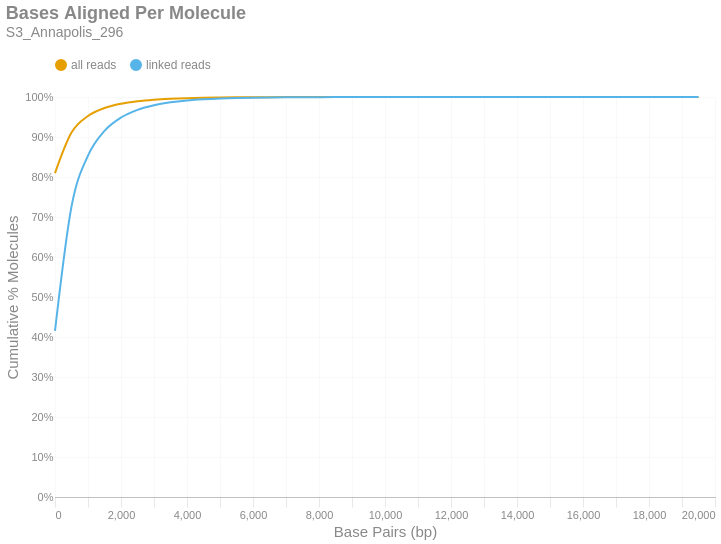

Notebook source saved alongside this figure:
### Markdown cell above
### Bases Aligned Per Molecule
This is a cumulative frequency distribution showing the number of base pairs aligned per unique molecule. These data are shown in 500 bp bins. There are two distributions: one with `all reads` (yellow) and another with only `linked reads` (blue). The percent of molecules in the `linked reads` distribution is relative to the total number of linked molecules.

### Code cell
if SKIPLR:
    print_html(f"Skipped")
else:
    binned_df = consolidated_hist(valids['aligned_bp'], mask, 500, True)
    with SafeRender(binned_df):
        (
            density_plot(binned_df, 'Bases Aligned Per Molecule', samplename, 'basesper')
            .encode(
                x=alt.X('bin:Q', title="Base Pairs (bp)").axis(tickMinStep=500).scale(padding=0),
                y=alt.Y('value:Q', title='Cumulative % Molecules')
                    .axis(format='%')
                    .scale(domain = [0,1])
                    .stack(False),
                color=alt.Color("key:N").scale(domain = ["all reads", "linked reads"]),
                tooltip = [
                    alt.Tooltip("key:N", title = "Data Type"),
                    alt.Tooltip("range_label:N", title="Bases Aligned Per Molecule"),
                    alt.Tooltip("value:Q", format = ".2%", title="% Molecules (Cum.)")
                ]
            )
        ).display()

### Figure 1 — Vega-Lite specification as saved in the notebook (floating-point values rounded to 4 significant figures)
{"width": "container", "height": 400, "config": {"title": {"anchor": "start", "dy": -15, "fontSize": 18, "color": "#888888", "subtitleColor": "#888888", "subtitleFontSize": 14}, "arc": {"fill": "#0072B2"}, "axis": {"domainColor": "#888888", "domainWidth": 0.5, "gridWidth": 0.2, "grid": false, "titleFontWeight": 400, "titleFontSize": 15, "labelFontSize": 11, "labelColor": "#888888", "tickColor": "#888888", "tickWidth": 0.2, "titleColor": "#888888"}, "axisBand": {"grid": false}, "axisX": {"grid": true, "tickSize": 10, "domainCap": "round"}, "axisY": {"domain": false, "grid": true, "tickSize": 0, "domainCap": "round"}, "background": "transparent", "header": {"labelFontSize": 15, "labelColor": "#888888", "titleFontSize": 15, "titleFontWeight": 600, "titleColor": "#888888"}, "legend": {"labelFont": "sans-serif", "labelFontSize": 12, "labelColor": "#888888", "symbolSize": 100, "symbolType": "circle", "titleFontSize": 12, "titlePadding": 10, "titleColor": "#888888", "title": null, "orient": "top"}, "range": {"category": ["#E69F00", "#56B4E9", "#009E73", "#F0E442", "#0072B2", "#D55E00", "#CC79A7", "#000000"], "diverging": ["#cfe8f3", "#a2d4ec", "#73bfe2", "#46abdb", "#1696d2", "#12719e"]}, "area": {"fill": "#0072B2", "fillOpacity": 0.7, "line": true, "strokeOpacity": 0.7}, "line": {"color": "#0072B2", "stroke": "#0072B2", "strokeWidth": 2}, "trail": {"color": "#0072B2", "stroke": "#0072B2", "strokeWidth": 0, "size": 1}, "point": {"filled": true, "fillOpacity": 1.0, "size": 95}, "text": {"color": "#888888", "fontSize": 11, "align": "right", "fontWeight": 400, "size": 11}, "bar": {"fill": "#0072B2", "stroke": null}, "view": {"stroke": null, "continuousWidth": 660, "continuousHeight": 400}}, "data": {"name": "data-a77370ab02fd8aa359eb379bc471b524"}, "mark": {"type": "line", "interpolate": "monotone", "point": {"opacity": 0, "size": 275}}, "encoding": {"color": {"field": "key", "scale": {"domain": ["all reads", "linked reads"]}, "type": "nominal"}, "tooltip": [{"field": "key", "title": "Data Type", "type": "nominal"}, {"field": "range_label", "title": "Bases Aligned Per Molecule", "type": "nominal"}, {"field": "value", "format": ".2%", "title": "% Molecules (Cum.)", "type": "quantitative"}], "x": {"axis": {"tickMinStep": 500}, "field": "bin", "scale": {"padding": 0}, "title": "Base Pairs (bp)", "type": "quantitative"}, "y": {"axis": {"format": "%"}, "field": "value", "scale": {"domain": [0, 1]}, "stack": false, "title": "Cumulative % Molecules", "type": "quantitative"}}, "params": [{"name": "param_c36ac31b6afebe62", "select": {"type": "point", "fields": ["key"]}, "bind": "legend"}], "title": {"text": "Bases Aligned Per Molecule", "subtitle": "S3_Annapolis_296"}, "transform": [{"fold": ["all reads (cumsum)", "linked reads (cumsum)"]}, {"calculate": "replace(datum.key, ' (cumsum)', '')", "as": "key"}, {"filter": {"param": "param_c36ac31b6afebe62"}}], "usermeta": {"embedOptions": {"downloadFileName": "S3_Annapolis_296.basesper"}}, "$schema": "https://vega.github.io/schema/vega-lite/v6.1.0.json", "datasets": {"data-a77370ab02fd8aa359eb379bc471b524": [{"bin": "0.0", "interval": "0.0-500.0", "all reads": 0.8098, "linked reads": 0.4152, "all reads (cumsum)": 0.8098, "linked reads (cumsum)": 0.4152, "range_label": "0-499"}, {"bin": "500.0", "interval": "500.0-1000.0", "all reads": 0.1012, "linked reads": 0.3108, "all reads (cumsum)": 0.911, "linked reads (cumsum)": 0.726, "range_label": "500-999"}, {"bin": "1000.0", "interval": "1000.0-1500.0", "all reads": 0.04148, "linked reads": 0.1277, "all reads (cumsum)": 0.9525, "linked reads (cumsum)": 0.8537, "range_label": "1000-1499"}, {"bin": "1500.0", "interval": "1500.0-2000.0", "all reads": 0.02008, "linked reads": 0.06181, "all reads (cumsum)": 0.9726, "linked reads (cumsum)": 0.9155, "range_label": "1500-1999"}, {"bin": "2000.0", "interval": "2000.0-2500.0", "all reads": 0.0108, "linked reads": 0.03326, "all reads (cumsum)": 0.9834, "linked reads (cumsum)": 0.9488, "range_label": "2000-2499"}, {"bin": "2500.0", "interval": "2500.0-3000.0", "all reads": 0.006212, "linked reads": 0.01913, "all reads (cumsum)": 0.9896, "linked reads (cumsum)": 0.9679, "range_label": "2500-2999"}, {"bin": "3000.0", "interval": "3000.0-3500.0", "all reads": 0.00378, "linked reads": 0.01164, "all reads (cumsum)": 0.9933, "linked reads (cumsum)": 0.9795, "range_label": "3000-3499"}, {"bin": "3500.0", "interval": "3500.0-4000.0", "all reads": 0.00235, "linked reads": 0.007237, "all reads (cumsum)": 0.9957, "linked reads (cumsum)": 0.9868, "range_label": "3500-3999"}, {"bin": "4000.0", "interval": "4000.0-4500.0", "all reads": 0.001485, "linked reads": 0.004571, "all reads (cumsum)": 0.9972, "linked reads (cumsum)": 0.9913, "range_label": "4000-4499"}, {"bin": "4500.0", "interval": "4500.0-5000.0", "all reads": 0.000923, "linked reads": 0.002842, "all reads (cumsum)": 0.9981, "linked reads (cumsum)": 0.9942, "range_label": "4500-4999"}, {"bin": "5000.0", "interval": "5000.0-5500.0", "all reads": 0.0006319, "linked reads": 0.001946, "all reads (cumsum)": 0.9987, "linked reads (cumsum)": 0.9961, "range_label": "5000-5499"}, {"bin": "5500.0", "interval": "5500.0-6000.0", "all reads": 0.0004125, "linked reads": 0.00127, "all reads (cumsum)": 0.9992, "linked reads (cumsum)": 0.9974, "range_label": "5500-5999"}, {"bin": "6000.0", "interval": "6000.0-6500.0", "all reads": 0.000278, "linked reads": 0.0008561, "all reads (cumsum)": 0.9994, "linked reads (cumsum)": 0.9982, "range_label": "6000-6499"}, {"bin": "6500.0", "interval": "6500.0-7000.0", "all reads": 0.000176, "linked reads": 0.0005419, "all reads (cumsum)": 0.9996, "linked reads (cumsum)": 0.9988, "range_label": "6500-6999"}, {"bin": "7000.0", "interval": "7000.0-7500.0", "all reads": 0.000121, "linked reads": 0.0003725, "all reads (cumsum)": 0.9997, "linked reads (cumsum)": 0.9992, "range_label": "7000-7499"}, {"bin": "7500.0", "interval": "7500.0-8000.0", "all reads": 9.037e-05, "linked reads": 0.0002783, "all reads (cumsum)": 0.9998, "linked reads (cumsum)": 0.9994, "range_label": "7500-7999"}, {"bin": "8000.0", "interval": "8000.0-8500.0", "all reads": 5.029e-05, "linked reads": 0.0001548, "all reads (cumsum)": 0.9999, "linked reads (cumsum)": 0.9996, "range_label": "8000-8499"}, {"bin": "8500.0", "interval": "8500.0-9000.0", "all reads": 4.555e-05, "linked reads": 0.0001402, "all reads (cumsum)": 0.9999, "linked reads (cumsum)": 0.9997, "range_label": "8500-8999"}, {"bin": "9000.0", "interval": "9000.0-9500.0", "all reads": 2.697e-05, "linked reads": 8.303e-05, "all reads (cumsum)": 0.9999, "linked reads (cumsum)": 0.9998, "range_label": "9000-9499"}, {"bin": "9500.0", "interval": "9500.0-10000.0", "all reads": 2.442e-05, "linked reads": 7.517e-05, "all reads (cumsum)": 1.0, "linked reads (cumsum)": 0.9999, "range_label": "9500-9999"}, {"bin": "10000.0", "interval": "10000.0-10500.0", "all reads": 9.11e-06, "linked reads": 2.805e-05, "all reads (cumsum)": 1.0, "linked reads (cumsum)": 0.9999, "range_label": "10000-10499"}, {"bin": "10500.0", "interval": "10500.0-11000.0", "all reads": 9.839e-06, "linked reads": 3.029e-05, "all reads (cumsum)": 1.0, "linked reads (cumsum)": 0.9999, "range_label": "10500-10999"}, {"bin": "11000.0", "interval": "11000.0-11500.0", "all reads": 6.559e-06, "linked reads": 2.02e-05, "all reads (cumsum)": 1.0, "linked reads (cumsum)": 1.0, "range_label": "11000-11499"}, {"bin": "11500.0", "interval": "11500.0-12000.0", "all reads": 2.186e-06, "linked reads": 6.732e-06, "all reads (cumsum)": 1.0, "linked reads (cumsum)": 1.0, "range_label": "11500-11999"}, {"bin": "12000.0", "interval": "12000.0-12500.0", "all reads": 2.186e-06, "linked reads": 6.732e-06, "all reads (cumsum)": 1.0, "linked reads (cumsum)": 1.0, "range_label": "12000-12499"}, {"bin": "12500.0", "interval": "12500.0-13000.0", "all reads": 2.551e-06, "linked reads": 7.854e-06, "all reads (cumsum)": 1.0, "linked reads (cumsum)": 1.0, "range_label": "12500-12999"}, {"bin": "13000.0", "interval": "13000.0-13500.0", "all reads": 1.093e-06, "linked reads": 3.366e-06, "all reads (cumsum)": 1.0, "linked reads (cumsum)": 1.0, "range_label": "13000-13499"}, {"bin": "13500.0", "interval": "13500.0-14000.0", "all reads": 1.093e-06, "linked reads": 3.366e-06, "all reads (cumsum)": 1.0, "linked reads (cumsum)": 1.0, "range_label": "13500-13999"}, {"bin": "14000.0", "interval": "14000.0-14500.0", "all reads": 3.644e-07, "linked reads": 1.122e-06, "all reads (cumsum)": 1.0, "linked reads (cumsum)": 1.0, "range_label": "14000-14499"}, {"bin": "14500.0", "interval": "14500.0-15000.0", "all reads": 3.644e-07, "linked reads": 1.122e-06, "all reads (cumsum)": 1.0, "linked reads (cumsum)": 1.0, "range_label": "14500-14999"}, {"bin": "15000.0", "interval": "15000.0-15500.0", "all reads": 7.288e-07, "linked reads": 2.244e-06, "all reads (cumsum)": 1.0, "linked reads (cumsum)": 1.0, "range_label": "15000-15499"}, {"bin": "15500.0", "interval": "15500.0-16000.0", "all reads": 0.0, "linked reads": 0.0, "all reads (cumsum)": 1.0, "linked reads (cumsum)": 1.0, "range_label": "15500-15999"}, {"bin": "16000.0", "interval": "16000.0-16500.0", "all reads": 0.0, "linked reads": 0.0, "all reads (cumsum)": 1.0, "linked reads (cumsum)": 1.0, "range_label": "16000-16499"}, {"bin": "16500.0", "interval": "16500.0-17000.0", "all reads": 0.0, "linked reads": 0.0, "all reads (cumsum)": 1.0, "linked reads (cumsum)": 1.0, "range_label": "16500-16999"}, {"bin": "17000.0", "interval": "17000.0-17500.0", "all reads": 3.644e-07, "linked reads": 1.122e-06, "all reads (cumsum)": 1.0, "linked reads (cumsum)": 1.0, "range_label": "17000-17499"}, {"bin": "17500.0", "interval": "17500.0-18000.0", "all reads": 0.0, "linked reads": 0.0, "all reads (cumsum)": 1.0, "linked reads (cumsum)": 1.0, "range_label": "17500-17999"}, {"bin": "18000.0", "interval": "18000.0-18500.0", "all reads": 0.0, "linked reads": 0.0, "all reads (cumsum)": 1.0, "linked reads (cumsum)": 1.0, "range_label": "18000-18499"}, {"bin": "18500.0", "interval": "18500.0-19000.0", "all reads": 0.0, "linked reads": 0.0, "all reads (cumsum)": 1.0, "linked reads (cumsum)": 1.0, "range_label": "18500-18999"}, {"bin": "19000.0", "interval": "19000.0-19500.0", "all reads": 0.0, "linked reads": 0.0, "all reads (cumsum)": 1.0, "linked reads (cumsum)": 1.0, "range_label": "19000-19499"}, {"bin": "19500.0", "interval": "19500.0-20000.0", "all reads": 3.644e-07, "linked reads": 1.122e-06, "all reads (cumsum)": 1.0, "linked reads (cumsum)": 1.0, "range_label": "19500-19999"}]}}
